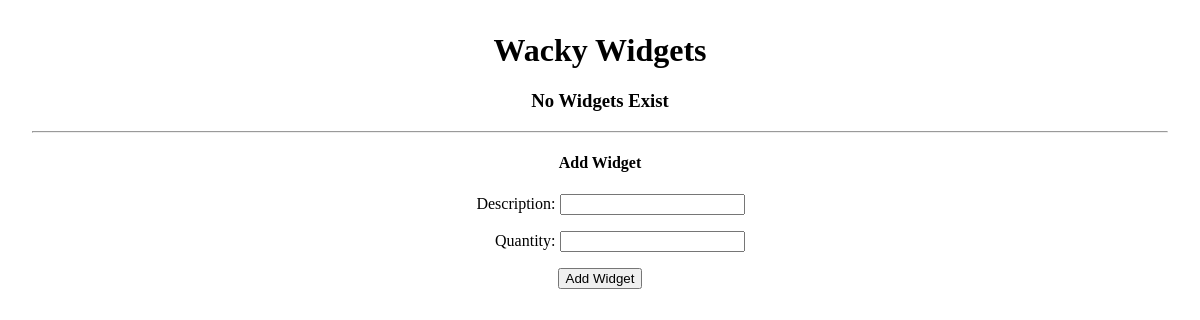
/, run on an earlier commit of the app's database.
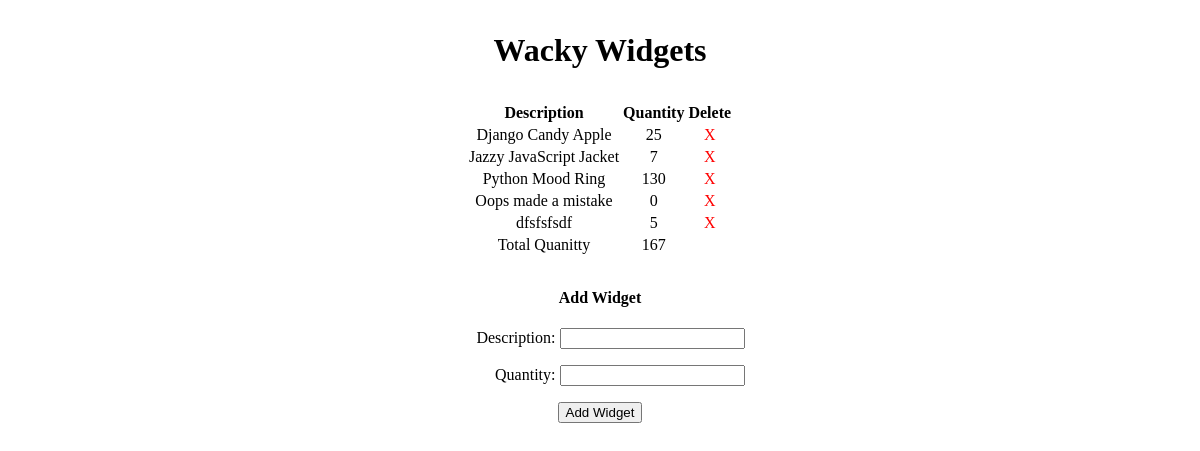
And on a later commit of the database.
### main_app/models.py (models this page shows, shortened)
class Widget(models.Model):
    description = models.CharField(max_length=100)
    quantity = models.IntegerField()

### main_app/views.py (the view)
# urls.py: path('', views.widget_index, name="index"),
def widget_index(request):
  widget_list = Widget.objects.all()
  widget_form = WidgetForm()
  total = Widget.objects.aggregate(Sum('quantity'))['quantity__sum']
  print(total)
  return render(request, 'index.html', { 'widget_list': widget_list, 'widget_form': widget_form, 'total': total})

### main_app/forms.py
class WidgetForm(ModelForm):
  class Meta:
    model = Widget
    fields = ['description', 'quantity']

### main_app/templates/index.html (shortened to what this page needs)
<!DOCTYPE html>
<html lang="en">
<head>
    <link rel="stylesheet" href="https://unpkg.com/purecss@1.0.0/build/pure-min.css">
    <link rel="stylesheet" href="/static/css/style.css">
</head>
<body>
    <h1>Wacky Widgets</h1>
    {% if widget_list|length == 0 %}
    <h3>No Widgets Exist</h3>
    <hr>
    {% else %}
    <table class="pure-table pure-table-striped">
      <thead>
        <tr>
            <th>Description</th>
            <th>Quantity</th>
            <th>Delete</th>
        </tr>
      </thead>
      <tbody>
        {% for widg in widget_list %}
          <tr>
            <td>{{widg.description}}</td>
            <td>{{widg.quantity}}</td>
            <td><a href="/{{ widg.id }}/delete/">X</a></td>
          </tr>
        {% endfor %}
            <td>Total Quanitty</td>
            <td>{{  total }}</td>
            <td></td>
      </tbody>
    </table>
    {% endif %}
    <h4>Add Widget</h4>
    <form action="/add/" method="post">
    {{ widget_form.as_p }}
    <input type="submit" class="btn" value="Add Widget">
  </form>
</body>
</html>

### main_app/static/css/style.css (style rules this page uses)
body { text-align: center; margin: 2rem; }
label { display: inline-block; width: 100px; text-align: right; }
table { margin: 2rem auto; }
table a { color: red; text-decoration: none; }

What changed in the data, as far as the page shows it:
added Widget: description "Django Candy Apple", quantity "25"
added Widget: description "Jazzy JavaScript Jacket", quantity "7"
added Widget: description "Python Mood Ring", quantity "130"
added Widget: description "Oops made a mistake", quantity "0"
added Widget: description "dfsfsfsdf", quantity "5"
Also different on the page:
{{ total }}: (not shown) → "167"
text no longer shown: "No Widgets Exist"
text now shown: "Description Quantity Delete Total Quanitty"
